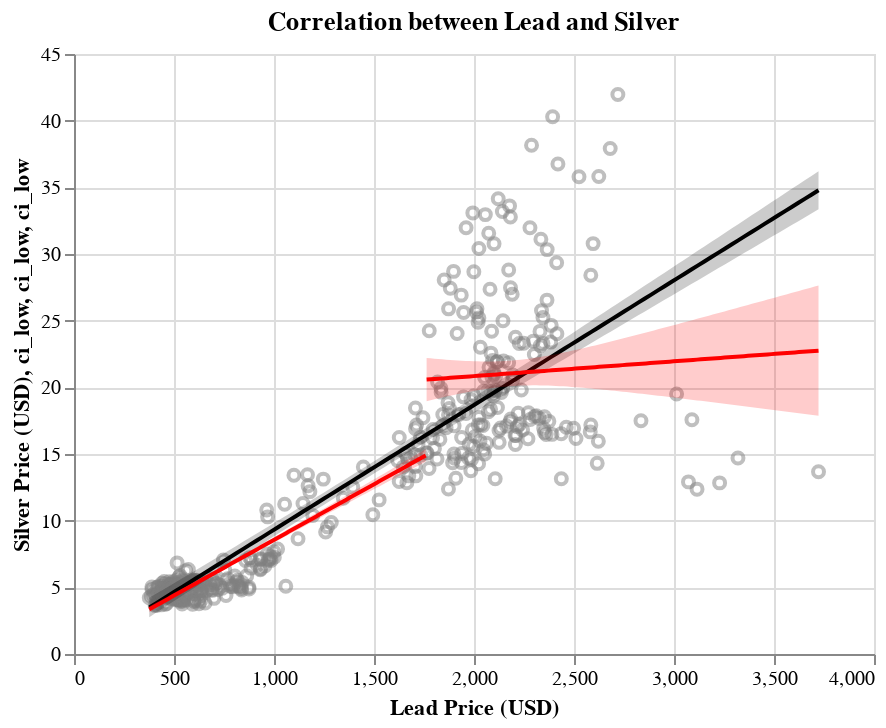

Notebook cell for this chart:
### Code cell
lead_comp_chart

### Figure 1 — Vega-Lite specification as saved in the notebook (floating-point values rounded to 4 significant figures; data arrays with more than 128 entries replaced by an {"elided": "..."} marker saying what was removed)
{"config": {"view": {"continuousWidth": 400, "continuousHeight": 300}}, "layer": [{"data": {"name": "data-5d1709821319b92b673c1c47bb774670"}, "mark": {"type": "point", "color": "grey", "opacity": 0.5}, "encoding": {"x": {"field": "Lead", "scale": {"zero": false}, "title": "Lead Price (USD)", "type": "quantitative"}, "y": {"field": "Silver", "scale": {"zero": false}, "title": "Silver Price (USD)", "type": "quantitative"}}, "title": "Correlation between Lead and Silver"}, {"layer": [{"mark": {"type": "errorband", "color": "black", "opacity": 0.2}, "encoding": {"x": {"field": "Lead", "type": "quantitative"}, "y": {"field": "ci_low", "type": "quantitative"}, "y2": {"field": "ci_high"}}}, {"mark": {"type": "line", "color": "black"}, "encoding": {"x": {"field": "Lead", "type": "quantitative"}, "y": {"field": "Silver", "type": "quantitative"}}}], "data": {"name": "data-89abd81250dab99c25fcfaf5e25b48c1"}}, {"layer": [{"mark": {"type": "errorband", "color": "red", "opacity": 0.2}, "encoding": {"x": {"field": "Lead", "type": "quantitative"}, "y": {"field": "ci_low", "type": "quantitative"}, "y2": {"field": "ci_high"}}}, {"mark": {"type": "line", "color": "red"}, "encoding": {"x": {"field": "Lead", "type": "quantitative"}, "y": {"field": "Silver", "type": "quantitative"}}}], "data": {"name": "data-b0539d26ee48ee72083a46db83afc36e"}}, {"layer": [{"mark": {"type": "errorband", "color": "red", "opacity": 0.2}, "encoding": {"x": {"field": "Lead", "type": "quantitative"}, "y": {"field": "ci_low", "type": "quantitative"}, "y2": {"field": "ci_high"}}}, {"mark": {"type": "line", "color": "red"}, "encoding": {"x": {"field": "Lead", "type": "quantitative"}, "y": {"field": "Silver", "type": "quantitative"}}}], "data": {"name": "data-302deea77912a75143c9bc5adf695cb2"}}], "$schema": "https://vega.github.io/schema/vega-lite/v4.17.0.json", "datasets": {"data-5d1709821319b92b673c1c47bb774670": {"elided": "401 records"}, "data-89abd81250dab99c25fcfaf5e25b48c1": [{"Lead": 376.3, "Silver": 3.487, "ci_low": 2.763, "ci_high": 4.212}, {"Lead": 409.8, "Silver": 3.8, "ci_low": 3.09, "ci_high": 4.51}, {"Lead": 443.3, "Silver": 4.113, "ci_low": 3.418, "ci_high": 4.808}, {"Lead": 476.7, "Silver": 4.426, "ci_low": 3.745, "ci_high": 5.107}, {"Lead": 510.2, "Silver": 4.739, "ci_low": 4.072, "ci_high": 5.406}, {"Lead": 543.7, "Silver": 5.052, "ci_low": 4.399, "ci_high": 5.704}, {"Lead": 577.1, "Silver": 5.365, "ci_low": 4.726, "ci_high": 6.004}, {"Lead": 610.6, "Silver": 5.678, "ci_low": 5.052, "ci_high": 6.303}, {"Lead": 644.0, "Silver": 5.991, "ci_low": 5.378, "ci_high": 6.603}, {"Lead": 677.5, "Silver": 6.304, "ci_low": 5.704, "ci_high": 6.903}, {"Lead": 711.0, "Silver": 6.616, "ci_low": 6.029, "ci_high": 7.204}, {"Lead": 744.4, "Silver": 6.929, "ci_low": 6.354, "ci_high": 7.505}, {"Lead": 777.9, "Silver": 7.242, "ci_low": 6.679, "ci_high": 7.806}, {"Lead": 811.4, "Silver": 7.555, "ci_low": 7.003, "ci_high": 8.108}, {"Lead": 844.8, "Silver": 7.868, "ci_low": 7.326, "ci_high": 8.41}, {"Lead": 878.3, "Silver": 8.181, "ci_low": 7.65, "ci_high": 8.713}, {"Lead": 911.7, "Silver": 8.494, "ci_low": 7.972, "ci_high": 9.016}, {"Lead": 945.2, "Silver": 8.807, "ci_low": 8.294, "ci_high": 9.32}, {"Lead": 978.7, "Silver": 9.12, "ci_low": 8.616, "ci_high": 9.624}, {"Lead": 1012.0, "Silver": 9.433, "ci_low": 8.937, "ci_high": 9.929}, {"Lead": 1046.0, "Silver": 9.746, "ci_low": 9.257, "ci_high": 10.23}, {"Lead": 1079.0, "Silver": 10.06, "ci_low": 9.577, "ci_high": 10.54}, {"Lead": 1113.0, "Silver": 10.37, "ci_low": 9.896, "ci_high": 10.85}, {"Lead": 1146.0, "Silver": 10.68, "ci_low": 10.21, "ci_high": 11.15}, {"Lead": 1179.0, "Silver": 11.0, "ci_low": 10.53, "ci_high": 11.46}, {"Lead": 1213.0, "Silver": 11.31, "ci_low": 10.85, "ci_high": 11.77}, {"Lead": 1246.0, "Silver": 11.62, "ci_low": 11.16, "ci_high": 12.08}, {"Lead": 1280.0, "Silver": 11.94, "ci_low": 11.48, "ci_high": 12.39}, {"Lead": 1313.0, "Silver": 12.25, "ci_low": 11.79, "ci_high": 12.7}, {"Lead": 1347.0, "Silver": 12.56, "ci_low": 12.11, "ci_high": 13.02}, {"Lead": 1380.0, "Silver": 12.87, "ci_low": 12.42, "ci_high": 13.33}, {"Lead": 1414.0, "Silver": 13.19, "ci_low": 12.73, "ci_high": 13.64}, {"Lead": 1447.0, "Silver": 13.5, "ci_low": 13.04, "ci_high": 13.96}, {"Lead": 1481.0, "Silver": 13.81, "ci_low": 13.35, "ci_high": 14.27}, {"Lead": 1514.0, "Silver": 14.13, "ci_low": 13.66, "ci_high": 14.59}, {"Lead": 1548.0, "Silver": 14.44, "ci_low": 13.97, "ci_high": 14.91}, {"Lead": 1581.0, "Silver": 14.75, "ci_low": 14.28, "ci_high": 15.22}, {"Lead": 1614.0, "Silver": 15.07, "ci_low": 14.59, "ci_high": 15.54}, {"Lead": 1648.0, "Silver": 15.38, "ci_low": 14.9, "ci_high": 15.86}, {"Lead": 1681.0, "Silver": 15.69, "ci_low": 15.2, "ci_high": 16.18}, {"Lead": 1715.0, "Silver": 16.0, "ci_low": 15.51, "ci_high": 16.5}, {"Lead": 1748.0, "Silver": 16.32, "ci_low": 15.81, "ci_high": 16.82}, {"Lead": 1782.0, "Silver": 16.63, "ci_low": 16.12, "ci_high": 17.14}, {"Lead": 1815.0, "Silver": 16.94, "ci_low": 16.42, "ci_high": 17.47}, {"Lead": 1849.0, "Silver": 17.26, "ci_low": 16.72, "ci_high": 17.79}, {"Lead": 1882.0, "Silver": 17.57, "ci_low": 17.03, "ci_high": 18.11}, {"Lead": 1916.0, "Silver": 17.88, "ci_low": 17.33, "ci_high": 18.44}, {"Lead": 1949.0, "Silver": 18.19, "ci_low": 17.63, "ci_high": 18.76}, {"Lead": 1983.0, "Silver": 18.51, "ci_low": 17.93, "ci_high": 19.08}, {"Lead": 2016.0, "Silver": 18.82, "ci_low": 18.23, "ci_high": 19.41}, {"Lead": 2049.0, "Silver": 19.13, "ci_low": 18.53, "ci_high": 19.74}, {"Lead": 2083.0, "Silver": 19.45, "ci_low": 18.83, "ci_high": 20.06}, {"Lead": 2116.0, "Silver": 19.76, "ci_low": 19.13, "ci_high": 20.39}, {"Lead": 2150.0, "Silver": 20.07, "ci_low": 19.43, "ci_high": 20.71}, {"Lead": 2183.0, "Silver": 20.39, "ci_low": 19.73, "ci_high": 21.04}, {"Lead": 2217.0, "Silver": 20.7, "ci_low": 20.03, "ci_high": 21.37}, {"Lead": 2250.0, "Silver": 21.01, "ci_low": 20.33, "ci_high": 21.69}, {"Lead": 2284.0, "Silver": 21.32, "ci_low": 20.63, "ci_high": 22.02}, {"Lead": 2317.0, "Silver": 21.64, "ci_low": 20.92, "ci_high": 22.35}, {"Lead": 2351.0, "Silver": 21.95, "ci_low": 21.22, "ci_high": 22.68}, {"Lead": 2384.0, "Silver": 22.26, "ci_low": 21.52, "ci_high": 23.0}, {"Lead": 2418.0, "Silver": 22.58, "ci_low": 21.82, "ci_high": 23.33}, {"Lead": 2451.0, "Silver": 22.89, "ci_low": 22.12, "ci_high": 23.66}, {"Lead": 2484.0, "Silver": 23.2, "ci_low": 22.41, "ci_high": 23.99}, {"Lead": 2518.0, "Silver": 23.51, "ci_low": 22.71, "ci_high": 24.32}, {"Lead": 2551.0, "Silver": 23.83, "ci_low": 23.01, "ci_high": 24.65}, {"Lead": 2585.0, "Silver": 24.14, "ci_low": 23.3, "ci_high": 24.98}, {"Lead": 2618.0, "Silver": 24.45, "ci_low": 23.6, "ci_high": 25.31}, {"Lead": 2652.0, "Silver": 24.77, "ci_low": 23.9, "ci_high": 25.63}, {"Lead": 2685.0, "Silver": 25.08, "ci_low": 24.19, "ci_high": 25.96}, {"Lead": 2719.0, "Silver": 25.39, "ci_low": 24.49, "ci_high": 26.29}, {"Lead": 2752.0, "Silver": 25.7, "ci_low": 24.79, "ci_high": 26.62}, {"Lead": 2786.0, "Silver": 26.02, "ci_low": 25.08, "ci_high": 26.95}, {"Lead": 2819.0, "Silver": 26.33, "ci_low": 25.38, "ci_high": 27.28}, {"Lead": 2853.0, "Silver": 26.64, "ci_low": 25.67, "ci_high": 27.61}, {"Lead": 2886.0, "Silver": 26.96, "ci_low": 25.97, "ci_high": 27.94}, {"Lead": 2920.0, "Silver": 27.27, "ci_low": 26.27, "ci_high": 28.27}, {"Lead": 2953.0, "Silver": 27.58, "ci_low": 26.56, "ci_high": 28.6}, {"Lead": 2986.0, "Silver": 27.9, "ci_low": 26.86, "ci_high": 28.93}, {"Lead": 3020.0, "Silver": 28.21, "ci_low": 27.15, "ci_high": 29.26}, {"Lead": 3053.0, "Silver": 28.52, "ci_low": 27.45, "ci_high": 29.59}, {"Lead": 3087.0, "Silver": 28.83, "ci_low": 27.74, "ci_high": 29.92}, {"Lead": 3120.0, "Silver": 29.15, "ci_low": 28.04, "ci_high": 30.25}, {"Lead": 3154.0, "Silver": 29.46, "ci_low": 28.34, "ci_high": 30.58}, {"Lead": 3187.0, "Silver": 29.77, "ci_low": 28.63, "ci_high": 30.91}, {"Lead": 3221.0, "Silver": 30.09, "ci_low": 28.93, "ci_high": 31.25}, {"Lead": 3254.0, "Silver": 30.4, "ci_low": 29.22, "ci_high": 31.58}, {"Lead": 3288.0, "Silver": 30.71, "ci_low": 29.52, "ci_high": 31.91}, {"Lead": 3321.0, "Silver": 31.02, "ci_low": 29.81, "ci_high": 32.24}, {"Lead": 3355.0, "Silver": 31.34, "ci_low": 30.11, "ci_high": 32.57}, {"Lead": 3388.0, "Silver": 31.65, "ci_low": 30.4, "ci_high": 32.9}, {"Lead": 3421.0, "Silver": 31.96, "ci_low": 30.7, "ci_high": 33.23}, {"Lead": 3455.0, "Silver": 32.28, "ci_low": 30.99, "ci_high": 33.56}, {"Lead": 3488.0, "Silver": 32.59, "ci_low": 31.29, "ci_high": 33.89}, {"Lead": 3522.0, "Silver": 32.9, "ci_low": 31.58, "ci_high": 34.22}, {"Lead": 3555.0, "Silver": 33.21, "ci_low": 31.88, "ci_high": 34.55}, {"Lead": 3589.0, "Silver": 33.53, "ci_low": 32.17, "ci_high": 34.88}, {"Lead": 3622.0, "Silver": 33.84, "ci_low": 32.47, "ci_high": 35.22}, {"Lead": 3656.0, "Silver": 34.15, "ci_low": 32.76, "ci_high": 35.55}, {"Lead": 3689.0, "Silver": 34.47, "ci_low": 33.06, "ci_high": 35.88}, {"Lead": 3723.0, "Silver": 34.78, "ci_low": 33.35, "ci_high": 36.21}], "data-b0539d26ee48ee72083a46db83afc36e": [{"Lead": 1763.0, "Silver": 20.58, "ci_low": 18.96, "ci_high": 22.2}, {"Lead": 1783.0, "Silver": 20.6, "ci_low": 19.03, "ci_high": 22.17}, {"Lead": 1802.0, "Silver": 20.62, "ci_low": 19.1, "ci_high": 22.15}, {"Lead": 1822.0, "Silver": 20.65, "ci_low": 19.17, "ci_high": 22.12}, {"Lead": 1841.0, "Silver": 20.67, "ci_low": 19.24, "ci_high": 22.1}, {"Lead": 1861.0, "Silver": 20.69, "ci_low": 19.3, "ci_high": 22.07}, {"Lead": 1881.0, "Silver": 20.71, "ci_low": 19.37, "ci_high": 22.05}, {"Lead": 1900.0, "Silver": 20.73, "ci_low": 19.43, "ci_high": 22.03}, {"Lead": 1920.0, "Silver": 20.75, "ci_low": 19.49, "ci_high": 22.01}, {"Lead": 1939.0, "Silver": 20.78, "ci_low": 19.56, "ci_high": 22.0}, {"Lead": 1959.0, "Silver": 20.8, "ci_low": 19.61, "ci_high": 21.98}, {"Lead": 1979.0, "Silver": 20.82, "ci_low": 19.67, "ci_high": 21.97}, {"Lead": 1998.0, "Silver": 20.84, "ci_low": 19.72, "ci_high": 21.96}, {"Lead": 2018.0, "Silver": 20.86, "ci_low": 19.78, "ci_high": 21.95}, {"Lead": 2037.0, "Silver": 20.88, "ci_low": 19.82, "ci_high": 21.94}, {"Lead": 2057.0, "Silver": 20.91, "ci_low": 19.87, "ci_high": 21.94}, {"Lead": 2077.0, "Silver": 20.93, "ci_low": 19.91, "ci_high": 21.94}, {"Lead": 2096.0, "Silver": 20.95, "ci_low": 19.95, "ci_high": 21.95}, {"Lead": 2116.0, "Silver": 20.97, "ci_low": 19.99, "ci_high": 21.95}, {"Lead": 2135.0, "Silver": 20.99, "ci_low": 20.02, "ci_high": 21.96}, {"Lead": 2155.0, "Silver": 21.01, "ci_low": 20.05, "ci_high": 21.98}, {"Lead": 2175.0, "Silver": 21.04, "ci_low": 20.08, "ci_high": 22.0}, {"Lead": 2194.0, "Silver": 21.06, "ci_low": 20.1, "ci_high": 22.02}, {"Lead": 2214.0, "Silver": 21.08, "ci_low": 20.12, "ci_high": 22.04}, {"Lead": 2233.0, "Silver": 21.1, "ci_low": 20.13, "ci_high": 22.07}, {"Lead": 2253.0, "Silver": 21.12, "ci_low": 20.14, "ci_high": 22.11}, {"Lead": 2273.0, "Silver": 21.14, "ci_low": 20.15, "ci_high": 22.14}, {"Lead": 2292.0, "Silver": 21.17, "ci_low": 20.15, "ci_high": 22.18}, {"Lead": 2312.0, "Silver": 21.19, "ci_low": 20.15, "ci_high": 22.23}, {"Lead": 2331.0, "Silver": 21.21, "ci_low": 20.14, "ci_high": 22.28}, {"Lead": 2351.0, "Silver": 21.23, "ci_low": 20.14, "ci_high": 22.32}, {"Lead": 2371.0, "Silver": 21.25, "ci_low": 20.13, "ci_high": 22.38}, {"Lead": 2390.0, "Silver": 21.28, "ci_low": 20.12, "ci_high": 22.43}, {"Lead": 2410.0, "Silver": 21.3, "ci_low": 20.11, "ci_high": 22.49}, {"Lead": 2429.0, "Silver": 21.32, "ci_low": 20.09, "ci_high": 22.55}, {"Lead": 2449.0, "Silver": 21.34, "ci_low": 20.07, "ci_high": 22.61}, {"Lead": 2468.0, "Silver": 21.36, "ci_low": 20.05, "ci_high": 22.67}, {"Lead": 2488.0, "Silver": 21.38, "ci_low": 20.03, "ci_high": 22.73}, {"Lead": 2508.0, "Silver": 21.41, "ci_low": 20.01, "ci_high": 22.8}, {"Lead": 2527.0, "Silver": 21.43, "ci_low": 19.99, "ci_high": 22.87}, {"Lead": 2547.0, "Silver": 21.45, "ci_low": 19.96, "ci_high": 22.93}, {"Lead": 2566.0, "Silver": 21.47, "ci_low": 19.94, "ci_high": 23.0}, {"Lead": 2586.0, "Silver": 21.49, "ci_low": 19.91, "ci_high": 23.07}, {"Lead": 2606.0, "Silver": 21.51, "ci_low": 19.88, "ci_high": 23.14}, {"Lead": 2625.0, "Silver": 21.54, "ci_low": 19.86, "ci_high": 23.21}, {"Lead": 2645.0, "Silver": 21.56, "ci_low": 19.83, "ci_high": 23.29}, {"Lead": 2664.0, "Silver": 21.58, "ci_low": 19.8, "ci_high": 23.36}, {"Lead": 2684.0, "Silver": 21.6, "ci_low": 19.77, "ci_high": 23.43}, {"Lead": 2704.0, "Silver": 21.62, "ci_low": 19.74, "ci_high": 23.51}, {"Lead": 2723.0, "Silver": 21.64, "ci_low": 19.71, "ci_high": 23.58}, {"Lead": 2743.0, "Silver": 21.67, "ci_low": 19.68, "ci_high": 23.66}, {"Lead": 2762.0, "Silver": 21.69, "ci_low": 19.64, "ci_high": 23.73}, {"Lead": 2782.0, "Silver": 21.71, "ci_low": 19.61, "ci_high": 23.81}, {"Lead": 2802.0, "Silver": 21.73, "ci_low": 19.58, "ci_high": 23.88}, {"Lead": 2821.0, "Silver": 21.75, "ci_low": 19.55, "ci_high": 23.96}, {"Lead": 2841.0, "Silver": 21.77, "ci_low": 19.51, "ci_high": 24.04}, {"Lead": 2860.0, "Silver": 21.8, "ci_low": 19.48, "ci_high": 24.11}, {"Lead": 2880.0, "Silver": 21.82, "ci_low": 19.44, "ci_high": 24.19}, {"Lead": 2900.0, "Silver": 21.84, "ci_low": 19.41, "ci_high": 24.27}, {"Lead": 2919.0, "Silver": 21.86, "ci_low": 19.38, "ci_high": 24.35}, {"Lead": 2939.0, "Silver": 21.88, "ci_low": 19.34, "ci_high": 24.42}, {"Lead": 2958.0, "Silver": 21.9, "ci_low": 19.31, "ci_high": 24.5}, {"Lead": 2978.0, "Silver": 21.93, "ci_low": 19.27, "ci_high": 24.58}, {"Lead": 2998.0, "Silver": 21.95, "ci_low": 19.24, "ci_high": 24.66}, {"Lead": 3017.0, "Silver": 21.97, "ci_low": 19.2, "ci_high": 24.74}, {"Lead": 3037.0, "Silver": 21.99, "ci_low": 19.16, "ci_high": 24.82}, {"Lead": 3056.0, "Silver": 22.01, "ci_low": 19.13, "ci_high": 24.9}, {"Lead": 3076.0, "Silver": 22.03, "ci_low": 19.09, "ci_high": 24.98}, {"Lead": 3096.0, "Silver": 22.06, "ci_low": 19.06, "ci_high": 25.06}, {"Lead": 3115.0, "Silver": 22.08, "ci_low": 19.02, "ci_high": 25.14}, {"Lead": 3135.0, "Silver": 22.1, "ci_low": 18.98, "ci_high": 25.22}, {"Lead": 3154.0, "Silver": 22.12, "ci_low": 18.95, "ci_high": 25.3}, {"Lead": 3174.0, "Silver": 22.14, "ci_low": 18.91, "ci_high": 25.37}, {"Lead": 3194.0, "Silver": 22.17, "ci_low": 18.88, "ci_high": 25.45}, {"Lead": 3213.0, "Silver": 22.19, "ci_low": 18.84, "ci_high": 25.54}, {"Lead": 3233.0, "Silver": 22.21, "ci_low": 18.8, "ci_high": 25.62}, {"Lead": 3252.0, "Silver": 22.23, "ci_low": 18.77, "ci_high": 25.7}, {"Lead": 3272.0, "Silver": 22.25, "ci_low": 18.73, "ci_high": 25.78}, {"Lead": 3292.0, "Silver": 22.27, "ci_low": 18.69, "ci_high": 25.86}, {"Lead": 3311.0, "Silver": 22.3, "ci_low": 18.65, "ci_high": 25.94}, {"Lead": 3331.0, "Silver": 22.32, "ci_low": 18.62, "ci_high": 26.02}, {"Lead": 3350.0, "Silver": 22.34, "ci_low": 18.58, "ci_high": 26.1}, {"Lead": 3370.0, "Silver": 22.36, "ci_low": 18.54, "ci_high": 26.18}, {"Lead": 3389.0, "Silver": 22.38, "ci_low": 18.51, "ci_high": 26.26}, {"Lead": 3409.0, "Silver": 22.4, "ci_low": 18.47, "ci_high": 26.34}, {"Lead": 3429.0, "Silver": 22.43, "ci_low": 18.43, "ci_high": 26.42}, {"Lead": 3448.0, "Silver": 22.45, "ci_low": 18.39, "ci_high": 26.5}, {"Lead": 3468.0, "Silver": 22.47, "ci_low": 18.36, "ci_high": 26.58}, {"Lead": 3487.0, "Silver": 22.49, "ci_low": 18.32, "ci_high": 26.66}, {"Lead": 3507.0, "Silver": 22.51, "ci_low": 18.28, "ci_high": 26.75}, {"Lead": 3527.0, "Silver": 22.53, "ci_low": 18.24, "ci_high": 26.83}, {"Lead": 3546.0, "Silver": 22.56, "ci_low": 18.2, "ci_high": 26.91}, {"Lead": 3566.0, "Silver": 22.58, "ci_low": 18.17, "ci_high": 26.99}, {"Lead": 3585.0, "Silver": 22.6, "ci_low": 18.13, "ci_high": 27.07}, {"Lead": 3605.0, "Silver": 22.62, "ci_low": 18.09, "ci_high": 27.15}, {"Lead": 3625.0, "Silver": 22.64, "ci_low": 18.05, "ci_high": 27.23}, {"Lead": 3644.0, "Silver": 22.66, "ci_low": 18.02, "ci_high": 27.31}, {"Lead": 3664.0, "Silver": 22.69, "ci_low": 17.98, "ci_high": 27.4}, {"Lead": 3683.0, "Silver": 22.71, "ci_low": 17.94, "ci_high": 27.48}, {"Lead": 3703.0, "Silver": 22.73, "ci_low": 17.9, "ci_high": 27.56}, {"Lead": 3723.0, "Silver": 22.75, "ci_low": 17.86, "ci_high": 27.64}], "data-302deea77912a75143c9bc5adf695cb2": [{"Lead": 376.3, "Silver": 3.353, "ci_low": 3.126, "ci_high": 3.581}, {"Lead": 390.0, "Silver": 3.468, "ci_low": 3.244, "ci_high": 3.691}, {"Lead": 403.7, "Silver": 3.582, "ci_low": 3.363, "ci_high": 3.801}, {"Lead": 417.4, "Silver": 3.696, "ci_low": 3.481, "ci_high": 3.911}, {"Lead": 431.1, "Silver": 3.81, "ci_low": 3.599, "ci_high": 4.022}, {"Lead": 444.8, "Silver": 3.925, "ci_low": 3.717, "ci_high": 4.132}, {"Lead": 458.5, "Silver": 4.039, "ci_low": 3.835, "ci_high": 4.242}, {"Lead": 472.1, "Silver": 4.153, "ci_low": 3.953, "ci_high": 4.353}, {"Lead": 485.8, "Silver": 4.267, "ci_low": 4.071, "ci_high": 4.464}, {"Lead": 499.5, "Silver": 4.381, "ci_low": 4.188, "ci_high": 4.575}, {"Lead": 513.2, "Silver": 4.496, "ci_low": 4.306, "ci_high": 4.686}, {"Lead": 526.9, "Silver": 4.61, "ci_low": 4.423, "ci_high": 4.797}, {"Lead": 540.6, "Silver": 4.724, "ci_low": 4.54, "ci_high": 4.908}, {"Lead": 554.2, "Silver": 4.838, "ci_low": 4.657, "ci_high": 5.019}, {"Lead": 567.9, "Silver": 4.952, "ci_low": 4.774, "ci_high": 5.131}, {"Lead": 581.6, "Silver": 5.067, "ci_low": 4.891, "ci_high": 5.243}, {"Lead": 595.3, "Silver": 5.181, "ci_low": 5.007, "ci_high": 5.354}, {"Lead": 609.0, "Silver": 5.295, "ci_low": 5.124, "ci_high": 5.466}, {"Lead": 622.7, "Silver": 5.409, "ci_low": 5.24, "ci_high": 5.579}, {"Lead": 636.4, "Silver": 5.524, "ci_low": 5.356, "ci_high": 5.691}, {"Lead": 650.0, "Silver": 5.638, "ci_low": 5.472, "ci_high": 5.804}, {"Lead": 663.7, "Silver": 5.752, "ci_low": 5.587, "ci_high": 5.917}, {"Lead": 677.4, "Silver": 5.866, "ci_low": 5.703, "ci_high": 6.03}, {"Lead": 691.1, "Silver": 5.98, "ci_low": 5.818, "ci_high": 6.143}, {"Lead": 704.8, "Silver": 6.095, "ci_low": 5.933, "ci_high": 6.256}, {"Lead": 718.5, "Silver": 6.209, "ci_low": 6.047, "ci_high": 6.37}, {"Lead": 732.2, "Silver": 6.323, "ci_low": 6.162, "ci_high": 6.484}, {"Lead": 745.8, "Silver": 6.437, "ci_low": 6.276, "ci_high": 6.598}, {"Lead": 759.5, "Silver": 6.551, "ci_low": 6.39, "ci_high": 6.712}, {"Lead": 773.2, "Silver": 6.666, "ci_low": 6.504, "ci_high": 6.827}, {"Lead": 786.9, "Silver": 6.78, "ci_low": 6.618, "ci_high": 6.942}, {"Lead": 800.6, "Silver": 6.894, "ci_low": 6.731, "ci_high": 7.057}, {"Lead": 814.3, "Silver": 7.008, "ci_low": 6.844, "ci_high": 7.172}, {"Lead": 827.9, "Silver": 7.122, "ci_low": 6.957, "ci_high": 7.288}, {"Lead": 841.6, "Silver": 7.237, "ci_low": 7.07, "ci_high": 7.403}, {"Lead": 855.3, "Silver": 7.351, "ci_low": 7.183, "ci_high": 7.519}, {"Lead": 869.0, "Silver": 7.465, "ci_low": 7.295, "ci_high": 7.635}, {"Lead": 882.7, "Silver": 7.579, "ci_low": 7.407, "ci_high": 7.751}, {"Lead": 896.4, "Silver": 7.694, "ci_low": 7.519, "ci_high": 7.868}, {"Lead": 910.1, "Silver": 7.808, "ci_low": 7.631, "ci_high": 7.984}, {"Lead": 923.7, "Silver": 7.922, "ci_low": 7.743, "ci_high": 8.101}, {"Lead": 937.4, "Silver": 8.036, "ci_low": 7.854, "ci_high": 8.218}, {"Lead": 951.1, "Silver": 8.15, "ci_low": 7.966, "ci_high": 8.335}, {"Lead": 964.8, "Silver": 8.265, "ci_low": 8.077, "ci_high": 8.452}, {"Lead": 978.5, "Silver": 8.379, "ci_low": 8.188, "ci_high": 8.57}, {"Lead": 992.2, "Silver": 8.493, "ci_low": 8.299, "ci_high": 8.687}, {"Lead": 1006.0, "Silver": 8.607, "ci_low": 8.41, "ci_high": 8.805}, {"Lead": 1020.0, "Silver": 8.721, "ci_low": 8.52, "ci_high": 8.923}, {"Lead": 1033.0, "Silver": 8.836, "ci_low": 8.631, "ci_high": 9.04}, {"Lead": 1047.0, "Silver": 8.95, "ci_low": 8.741, "ci_high": 9.158}, {"Lead": 1061.0, "Silver": 9.064, "ci_low": 8.852, "ci_high": 9.276}, {"Lead": 1074.0, "Silver": 9.178, "ci_low": 8.962, "ci_high": 9.395}, {"Lead": 1088.0, "Silver": 9.293, "ci_low": 9.072, "ci_high": 9.513}, {"Lead": 1102.0, "Silver": 9.407, "ci_low": 9.182, "ci_high": 9.631}, {"Lead": 1115.0, "Silver": 9.521, "ci_low": 9.292, "ci_high": 9.75}, {"Lead": 1129.0, "Silver": 9.635, "ci_low": 9.402, "ci_high": 9.868}, {"Lead": 1143.0, "Silver": 9.749, "ci_low": 9.512, "ci_high": 9.987}, {"Lead": 1156.0, "Silver": 9.864, "ci_low": 9.622, "ci_high": 10.11}, {"Lead": 1170.0, "Silver": 9.978, "ci_low": 9.732, "ci_high": 10.22}, {"Lead": 1184.0, "Silver": 10.09, "ci_low": 9.841, "ci_high": 10.34}, {"Lead": 1197.0, "Silver": 10.21, "ci_low": 9.951, "ci_high": 10.46}, {"Lead": 1211.0, "Silver": 10.32, "ci_low": 10.06, "ci_high": 10.58}, {"Lead": 1225.0, "Silver": 10.43, "ci_low": 10.17, "ci_high": 10.7}, {"Lead": 1238.0, "Silver": 10.55, "ci_low": 10.28, "ci_high": 10.82}, {"Lead": 1252.0, "Silver": 10.66, "ci_low": 10.39, "ci_high": 10.94}, {"Lead": 1266.0, "Silver": 10.78, "ci_low": 10.5, "ci_high": 11.06}, {"Lead": 1280.0, "Silver": 10.89, "ci_low": 10.61, "ci_high": 11.18}, {"Lead": 1293.0, "Silver": 11.01, "ci_low": 10.72, "ci_high": 11.29}, {"Lead": 1307.0, "Silver": 11.12, "ci_low": 10.83, "ci_high": 11.41}, {"Lead": 1321.0, "Silver": 11.23, "ci_low": 10.94, "ci_high": 11.53}, {"Lead": 1334.0, "Silver": 11.35, "ci_low": 11.04, "ci_high": 11.65}, {"Lead": 1348.0, "Silver": 11.46, "ci_low": 11.15, "ci_high": 11.77}, {"Lead": 1362.0, "Silver": 11.58, "ci_low": 11.26, "ci_high": 11.89}, {"Lead": 1375.0, "Silver": 11.69, "ci_low": 11.37, "ci_high": 12.01}, {"Lead": 1389.0, "Silver": 11.81, "ci_low": 11.48, "ci_high": 12.13}, {"Lead": 1403.0, "Silver": 11.92, "ci_low": 11.59, "ci_high": 12.25}, {"Lead": 1416.0, "Silver": 12.03, "ci_low": 11.7, "ci_high": 12.37}, {"Lead": 1430.0, "Silver": 12.15, "ci_low": 11.81, "ci_high": 12.49}, {"Lead": 1444.0, "Silver": 12.26, "ci_low": 11.92, "ci_high": 12.61}, {"Lead": 1457.0, "Silver": 12.38, "ci_low": 12.03, "ci_high": 12.73}, {"Lead": 1471.0, "Silver": 12.49, "ci_low": 12.13, "ci_high": 12.85}, {"Lead": 1485.0, "Silver": 12.6, "ci_low": 12.24, "ci_high": 12.97}, {"Lead": 1499.0, "Silver": 12.72, "ci_low": 12.35, "ci_high": 13.09}, {"Lead": 1512.0, "Silver": 12.83, "ci_low": 12.46, "ci_high": 13.21}, {"Lead": 1526.0, "Silver": 12.95, "ci_low": 12.57, "ci_high": 13.33}, {"Lead": 1540.0, "Silver": 13.06, "ci_low": 12.68, "ci_high": 13.44}, {"Lead": 1553.0, "Silver": 13.18, "ci_low": 12.79, "ci_high": 13.56}, {"Lead": 1567.0, "Silver": 13.29, "ci_low": 12.9, "ci_high": 13.68}, {"Lead": 1581.0, "Silver": 13.4, "ci_low": 13.0, "ci_high": 13.8}, {"Lead": 1594.0, "Silver": 13.52, "ci_low": 13.11, "ci_high": 13.92}, {"Lead": 1608.0, "Silver": 13.63, "ci_low": 13.22, "ci_high": 14.04}, {"Lead": 1622.0, "Silver": 13.75, "ci_low": 13.33, "ci_high": 14.16}, {"Lead": 1635.0, "Silver": 13.86, "ci_low": 13.44, "ci_high": 14.28}, {"Lead": 1649.0, "Silver": 13.98, "ci_low": 13.55, "ci_high": 14.4}, {"Lead": 1663.0, "Silver": 14.09, "ci_low": 13.66, "ci_high": 14.52}, {"Lead": 1676.0, "Silver": 14.2, "ci_low": 13.77, "ci_high": 14.64}, {"Lead": 1690.0, "Silver": 14.32, "ci_low": 13.87, "ci_high": 14.76}, {"Lead": 1704.0, "Silver": 14.43, "ci_low": 13.98, "ci_high": 14.88}, {"Lead": 1717.0, "Silver": 14.55, "ci_low": 14.09, "ci_high": 15.0}, {"Lead": 1731.0, "Silver": 14.66, "ci_low": 14.2, "ci_high": 15.12}, {"Lead": 1745.0, "Silver": 14.77, "ci_low": 14.31, "ci_high": 15.24}, {"Lead": 1759.0, "Silver": 14.89, "ci_low": 14.42, "ci_high": 15.36}]}}
